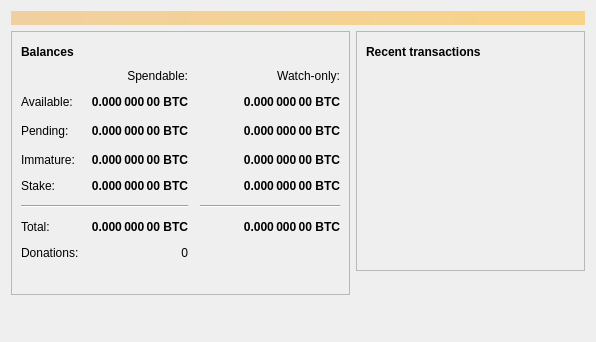
<?xml version="1.0" encoding="UTF-8"?>
<ui version="4.0">
 <class>OverviewPage</class>
 <widget class="QWidget" name="OverviewPage">
  <property name="geometry">
   <rect>
    <x>0</x>
    <y>0</y>
    <width>596</width>
    <height>342</height>
   </rect>
  </property>
  <property name="windowTitle">
   <string>Form</string>
  </property>
  <layout class="QVBoxLayout" name="topLayout">
   <item>
    <widget class="QLabel" name="labelAlerts">
     <property name="visible">
      <bool>false</bool>
     </property>
     <property name="styleSheet">
      <string notr="true">QLabel { background-color: qlineargradient(x1: 0, y1: 0, x2: 1, y2: 0, stop:0 #F0D0A0, stop:1 #F8D488); color:#000000; }</string>
     </property>
     <property name="wordWrap">
      <bool>true</bool>
     </property>
     <property name="margin">
      <number>3</number>
     </property>
     <property name="textInteractionFlags">
      <set>Qt::TextSelectableByMouse</set>
     </property>
    </widget>
   </item>
   <item>
    <layout class="QHBoxLayout" name="horizontalLayout" stretch="1,1">
     <item>
      <layout class="QVBoxLayout" name="verticalLayout_2">
       <item>
        <widget class="QFrame" name="frame">
         <property name="frameShape">
          <enum>QFrame::StyledPanel</enum>
         </property>
         <property name="frameShadow">
          <enum>QFrame::Raised</enum>
         </property>
         <layout class="QVBoxLayout" name="verticalLayout_4">
          <item>
           <layout class="QHBoxLayout" name="horizontalLayout_4">
            <item>
             <widget class="QLabel" name="label_5">
              <property name="font">
               <font>
                <weight>75</weight>
                <bold>true</bold>
               </font>
              </property>
              <property name="text">
               <string>Balances</string>
              </property>
             </widget>
            </item>
            <item>
             <widget class="QPushButton" name="labelWalletStatus">
              <property name="enabled">
               <bool>true</bool>
              </property>
              <property name="maximumSize">
               <size>
                <width>30</width>
                <height>16777215</height>
               </size>
              </property>
              <property name="toolTip">
               <string>The displayed information may be out of date. Your wallet automatically synchronizes with the Pavcoin network after a connection is established, but this process has not completed yet.</string>
              </property>
              <property name="text">
               <string/>
              </property>
              <property name="icon">
               <iconset resource="../bitcoin.qrc">
                <normaloff>:/icons/warning</normaloff>
                <disabledoff>:/icons/warning</disabledoff>:/icons/warning</iconset>
              </property>
              <property name="iconSize">
               <size>
                <width>24</width>
                <height>24</height>
               </size>
              </property>
              <property name="flat">
               <bool>true</bool>
              </property>
             </widget>
            </item>
            <item>
             <spacer name="horizontalSpacer_3">
              <property name="orientation">
               <enum>Qt::Horizontal</enum>
              </property>
              <property name="sizeHint" stdset="0">
               <size>
                <width>40</width>
                <height>20</height>
               </size>
              </property>
             </spacer>
            </item>
           </layout>
          </item>
          <item>
           <layout class="QGridLayout" name="gridLayout">
            <property name="spacing">
             <number>12</number>
            </property>
            <item row="2" column="2">
             <widget class="QLabel" name="labelWatchPending">
              <property name="font">
               <font>
                <weight>75</weight>
                <bold>true</bold>
               </font>
              </property>
              <property name="cursor">
               <cursorShape>IBeamCursor</cursorShape>
              </property>
              <property name="toolTip">
               <string>Unconfirmed transactions to watch-only addresses</string>
              </property>
              <property name="text">
               <string notr="true">0.000 000 00 BTC</string>
              </property>
              <property name="alignment">
               <set>Qt::AlignRight|Qt::AlignTrailing|Qt::AlignVCenter</set>
              </property>
              <property name="textInteractionFlags">
               <set>Qt::LinksAccessibleByMouse|Qt::TextSelectableByKeyboard|Qt::TextSelectableByMouse</set>
              </property>
             </widget>
            </item>
            <item row="2" column="1">
             <widget class="QLabel" name="labelUnconfirmed">
              <property name="font">
               <font>
                <weight>75</weight>
                <bold>true</bold>
               </font>
              </property>
              <property name="cursor">
               <cursorShape>IBeamCursor</cursorShape>
              </property>
              <property name="toolTip">
               <string>Total of transactions that have yet to be confirmed, and do not yet count toward the spendable balance</string>
              </property>
              <property name="text">
               <string notr="true">0.000 000 00 BTC</string>
              </property>
              <property name="alignment">
               <set>Qt::AlignRight|Qt::AlignTrailing|Qt::AlignVCenter</set>
              </property>
              <property name="textInteractionFlags">
               <set>Qt::LinksAccessibleByMouse|Qt::TextSelectableByKeyboard|Qt::TextSelectableByMouse</set>
              </property>
             </widget>
            </item>
            <item row="3" column="2">
             <widget class="QLabel" name="labelWatchImmature">
              <property name="font">
               <font>
                <weight>75</weight>
                <bold>true</bold>
               </font>
              </property>
              <property name="cursor">
               <cursorShape>IBeamCursor</cursorShape>
              </property>
              <property name="toolTip">
               <string>Mined balance in watch-only addresses that has not yet matured</string>
              </property>
              <property name="text">
               <string notr="true">0.000 000 00 BTC</string>
              </property>
              <property name="alignment">
               <set>Qt::AlignRight|Qt::AlignTrailing|Qt::AlignVCenter</set>
              </property>
              <property name="textInteractionFlags">
               <set>Qt::LinksAccessibleByMouse|Qt::TextSelectableByKeyboard|Qt::TextSelectableByMouse</set>
              </property>
             </widget>
            </item>
            <item row="5" column="0" colspan="2">
             <widget class="Line" name="line">
              <property name="orientation">
               <enum>Qt::Horizontal</enum>
              </property>
             </widget>
            </item>
            <item row="5" column="2">
             <widget class="Line" name="lineWatchBalance">
              <property name="sizePolicy">
               <sizepolicy hsizetype="Preferred" vsizetype="Fixed">
                <horstretch>0</horstretch>
                <verstretch>0</verstretch>
               </sizepolicy>
              </property>
              <property name="minimumSize">
               <size>
                <width>140</width>
                <height>0</height>
               </size>
              </property>
              <property name="orientation">
               <enum>Qt::Horizontal</enum>
              </property>
             </widget>
            </item>
            <item row="6" column="0">
             <widget class="QLabel" name="labelTotalText">
              <property name="text">
               <string>Total:</string>
              </property>
             </widget>
            </item>
            <item row="3" column="1">
             <widget class="QLabel" name="labelImmature">
              <property name="font">
               <font>
                <weight>75</weight>
                <bold>true</bold>
               </font>
              </property>
              <property name="cursor">
               <cursorShape>IBeamCursor</cursorShape>
              </property>
              <property name="toolTip">
               <string>Mined balance that has not yet matured</string>
              </property>
              <property name="text">
               <string notr="true">0.000 000 00 BTC</string>
              </property>
              <property name="alignment">
               <set>Qt::AlignRight|Qt::AlignTrailing|Qt::AlignVCenter</set>
              </property>
              <property name="textInteractionFlags">
               <set>Qt::LinksAccessibleByMouse|Qt::TextSelectableByKeyboard|Qt::TextSelectableByMouse</set>
              </property>
             </widget>
            </item>
            <item row="2" column="3">
             <spacer name="horizontalSpacer_2">
              <property name="orientation">
               <enum>Qt::Horizontal</enum>
              </property>
              <property name="sizeHint" stdset="0">
               <size>
                <width>40</width>
                <height>20</height>
               </size>
              </property>
             </spacer>
            </item>
            <item row="3" column="0">
             <widget class="QLabel" name="labelImmatureText">
              <property name="text">
               <string>Immature:</string>
              </property>
             </widget>
            </item>
            <item row="6" column="1">
             <widget class="QLabel" name="labelTotal">
              <property name="font">
               <font>
                <weight>75</weight>
                <bold>true</bold>
               </font>
              </property>
              <property name="cursor">
               <cursorShape>IBeamCursor</cursorShape>
              </property>
              <property name="toolTip">
               <string>Your current total balance</string>
              </property>
              <property name="text">
               <string notr="true">0.000 000 00 BTC</string>
              </property>
              <property name="alignment">
               <set>Qt::AlignRight|Qt::AlignTrailing|Qt::AlignVCenter</set>
              </property>
              <property name="textInteractionFlags">
               <set>Qt::LinksAccessibleByMouse|Qt::TextSelectableByKeyboard|Qt::TextSelectableByMouse</set>
              </property>
             </widget>
            </item>
            <item row="6" column="2">
             <widget class="QLabel" name="labelWatchTotal">
              <property name="font">
               <font>
                <weight>75</weight>
                <bold>true</bold>
               </font>
              </property>
              <property name="cursor">
               <cursorShape>IBeamCursor</cursorShape>
              </property>
              <property name="toolTip">
               <string>Current total balance in watch-only addresses</string>
              </property>
              <property name="text">
               <string notr="true">0.000 000 00 BTC</string>
              </property>
              <property name="alignment">
               <set>Qt::AlignRight|Qt::AlignTrailing|Qt::AlignVCenter</set>
              </property>
              <property name="textInteractionFlags">
               <set>Qt::LinksAccessibleByMouse|Qt::TextSelectableByKeyboard|Qt::TextSelectableByMouse</set>
              </property>
             </widget>
            </item>
            <item row="7" column="0">
             <widget class="QLabel" name="labelDonationsText">
              <property name="text">
               <string>Donations:</string>
              </property>
             </widget>
            </item>
            <item row="7" column="1">
             <widget class="QLabel" name="labelDonations">
              <property name="cursor">
               <cursorShape>IBeamCursor</cursorShape>
              </property>
              <property name="toolTip">
               <string>Total donations to the Pavcoin team</string>
              </property>
              <property name="text">
               <string>0</string>
              </property>
              <property name="alignment">
               <set>Qt::AlignRight|Qt::AlignTrailing|Qt::AlignVCenter</set>
              </property>
              <property name="textInteractionFlags">
               <set>Qt::LinksAccessibleByMouse|Qt::TextSelectableByKeyboard|Qt::TextSelectableByMouse</set>
              </property>
             </widget>
            </item>
            <item row="0" column="2">
             <widget class="QLabel" name="labelWatchonly">
              <property name="text">
               <string>Watch-only:</string>
              </property>
              <property name="alignment">
               <set>Qt::AlignRight|Qt::AlignTrailing|Qt::AlignVCenter</set>
              </property>
             </widget>
            </item>
            <item row="1" column="0">
             <widget class="QLabel" name="labelBalanceText">
              <property name="text">
               <string>Available:</string>
              </property>
             </widget>
            </item>
            <item row="1" column="1">
             <widget class="QLabel" name="labelBalance">
              <property name="font">
               <font>
                <weight>75</weight>
                <bold>true</bold>
               </font>
              </property>
              <property name="cursor">
               <cursorShape>IBeamCursor</cursorShape>
              </property>
              <property name="toolTip">
               <string>Your current spendable balance</string>
              </property>
              <property name="text">
               <string notr="true">0.000 000 00 BTC</string>
              </property>
              <property name="alignment">
               <set>Qt::AlignRight|Qt::AlignTrailing|Qt::AlignVCenter</set>
              </property>
              <property name="textInteractionFlags">
               <set>Qt::LinksAccessibleByMouse|Qt::TextSelectableByKeyboard|Qt::TextSelectableByMouse</set>
              </property>
             </widget>
            </item>
            <item row="1" column="2">
             <widget class="QLabel" name="labelWatchAvailable">
              <property name="font">
               <font>
                <weight>75</weight>
                <bold>true</bold>
               </font>
              </property>
              <property name="cursor">
               <cursorShape>IBeamCursor</cursorShape>
              </property>
              <property name="toolTip">
               <string>Your current balance in watch-only addresses</string>
              </property>
              <property name="text">
               <string notr="true">0.000 000 00 BTC</string>
              </property>
              <property name="alignment">
               <set>Qt::AlignRight|Qt::AlignTrailing|Qt::AlignVCenter</set>
              </property>
              <property name="textInteractionFlags">
               <set>Qt::LinksAccessibleByMouse|Qt::TextSelectableByKeyboard|Qt::TextSelectableByMouse</set>
              </property>
             </widget>
            </item>
            <item row="2" column="0">
             <widget class="QLabel" name="labelPendingText">
              <property name="text">
               <string>Pending:</string>
              </property>
             </widget>
            </item>
            <item row="0" column="1">
             <widget class="QLabel" name="labelSpendable">
              <property name="text">
               <string>Spendable:</string>
              </property>
              <property name="alignment">
               <set>Qt::AlignRight|Qt::AlignTrailing|Qt::AlignVCenter</set>
              </property>
             </widget>
            </item>
            <item row="4" column="0">
             <widget class="QLabel" name="labelStakeText">
              <property name="text">
               <string>Stake:</string>
              </property>
             </widget>
            </item>
            <item row="4" column="1">
             <widget class="QLabel" name="labelStake">
              <property name="font">
               <font>
                <weight>75</weight>
                <bold>true</bold>
               </font>
              </property>
              <property name="text">
               <string>0.000 000 00 BTC</string>
              </property>
              <property name="alignment">
               <set>Qt::AlignRight|Qt::AlignTrailing|Qt::AlignVCenter</set>
              </property>
              <property name="textInteractionFlags">
               <set>Qt::LinksAccessibleByMouse|Qt::TextSelectableByKeyboard|Qt::TextSelectableByMouse</set>
              </property>
             </widget>
            </item>
            <item row="4" column="2">
             <widget class="QLabel" name="labelWatchStake">
              <property name="font">
               <font>
                <weight>75</weight>
                <bold>true</bold>
               </font>
              </property>
              <property name="text">
               <string>0.000 000 00 BTC</string>
              </property>
              <property name="alignment">
               <set>Qt::AlignRight|Qt::AlignTrailing|Qt::AlignVCenter</set>
              </property>
              <property name="textInteractionFlags">
               <set>Qt::LinksAccessibleByMouse|Qt::TextSelectableByKeyboard|Qt::TextSelectableByMouse</set>
              </property>
             </widget>
            </item>
            <item row="2" column="3">
             <spacer name="horizontalSpacer_21">
              <property name="orientation">
               <enum>Qt::Horizontal</enum>
              </property>
              <property name="sizeHint" stdset="0">
               <size>
                <width>40</width>
                <height>20</height>
               </size>
              </property>
             </spacer>
            </item>
           </layout>
          </item>
          <item>
           <spacer name="verticalSpacer_3">
            <property name="orientation">
             <enum>Qt::Vertical</enum>
            </property>
            <property name="sizeType">
             <enum>QSizePolicy::Fixed</enum>
            </property>
            <property name="sizeHint" stdset="0">
             <size>
              <width>20</width>
              <height>25</height>
             </size>
            </property>
           </spacer>
          </item>
         </layout>
        </widget>
       </item>
       <item>
        <spacer name="verticalSpacer">
         <property name="orientation">
          <enum>Qt::Vertical</enum>
         </property>
         <property name="sizeHint" stdset="0">
          <size>
           <width>20</width>
           <height>40</height>
          </size>
         </property>
        </spacer>
       </item>
      </layout>
     </item>
     <item>
      <layout class="QVBoxLayout" name="verticalLayout_3">
       <item>
        <widget class="QFrame" name="frame_2">
         <property name="frameShape">
          <enum>QFrame::StyledPanel</enum>
         </property>
         <property name="frameShadow">
          <enum>QFrame::Raised</enum>
         </property>
         <layout class="QVBoxLayout" name="verticalLayout">
          <item>
           <layout class="QHBoxLayout" name="horizontalLayout_2">
            <item>
             <widget class="QLabel" name="label_4">
              <property name="font">
               <font>
                <weight>75</weight>
                <bold>true</bold>
               </font>
              </property>
              <property name="text">
               <string>Recent transactions</string>
              </property>
             </widget>
            </item>
            <item>
             <widget class="QPushButton" name="labelTransactionsStatus">
              <property name="enabled">
               <bool>true</bool>
              </property>
              <property name="maximumSize">
               <size>
                <width>30</width>
                <height>16777215</height>
               </size>
              </property>
              <property name="toolTip">
               <string>The displayed information may be out of date. Your wallet automatically synchronizes with the Pavcoin network after a connection is established, but this process has not completed yet.</string>
              </property>
              <property name="text">
               <string/>
              </property>
              <property name="icon">
               <iconset resource="../bitcoin.qrc">
                <normaloff>:/icons/warning</normaloff>
                <disabledoff>:/icons/warning</disabledoff>:/icons/warning</iconset>
              </property>
              <property name="iconSize">
               <size>
                <width>24</width>
                <height>24</height>
               </size>
              </property>
              <property name="flat">
               <bool>true</bool>
              </property>
             </widget>
            </item>
            <item>
             <spacer name="horizontalSpacer">
              <property name="orientation">
               <enum>Qt::Horizontal</enum>
              </property>
              <property name="sizeHint" stdset="0">
               <size>
                <width>40</width>
                <height>20</height>
               </size>
              </property>
             </spacer>
            </item>
           </layout>
          </item>
          <item>
           <widget class="QListView" name="listTransactions">
            <property name="styleSheet">
             <string notr="true">QListView { background: transparent; }</string>
            </property>
            <property name="frameShape">
             <enum>QFrame::NoFrame</enum>
            </property>
            <property name="verticalScrollBarPolicy">
             <enum>Qt::ScrollBarAlwaysOff</enum>
            </property>
            <property name="horizontalScrollBarPolicy">
             <enum>Qt::ScrollBarAlwaysOff</enum>
            </property>
            <property name="selectionMode">
             <enum>QAbstractItemView::NoSelection</enum>
            </property>
           </widget>
          </item>
         </layout>
        </widget>
       </item>
       <item>
        <spacer name="verticalSpacer_2">
         <property name="orientation">
          <enum>Qt::Vertical</enum>
         </property>
         <property name="sizeHint" stdset="0">
          <size>
           <width>20</width>
           <height>40</height>
          </size>
         </property>
        </spacer>
       </item>
      </layout>
     </item>
    </layout>
   </item>
  </layout>
 </widget>
 <resources/>
 <connections/>
</ui>
